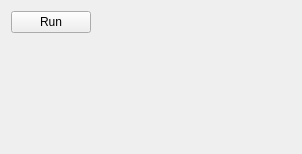
<?xml version="1.0" encoding="UTF-8"?>
<ui version="4.0">
 <class>ProblemEditorWidget</class>
 <widget class="QWidget" name="ProblemEditorWidget">
  <property name="geometry">
   <rect>
    <x>0</x>
    <y>0</y>
    <width>302</width>
    <height>154</height>
   </rect>
  </property>
  <property name="windowTitle">
   <string>Problem Editor</string>
  </property>
  <layout class="QFormLayout" name="formLayout">
   <item row="0" column="0">
    <widget class="QPushButton" name="pushButtonRun">
     <property name="text">
      <string>Run</string>
     </property>
    </widget>
   </item>
   <item row="1" column="0">
    <spacer name="verticalSpacer">
     <property name="orientation">
      <enum>Qt::Vertical</enum>
     </property>
     <property name="sizeHint" stdset="0">
      <size>
       <width>20</width>
       <height>40</height>
      </size>
     </property>
    </spacer>
   </item>
  </layout>
 </widget>
 <resources/>
 <connections/>
</ui>
